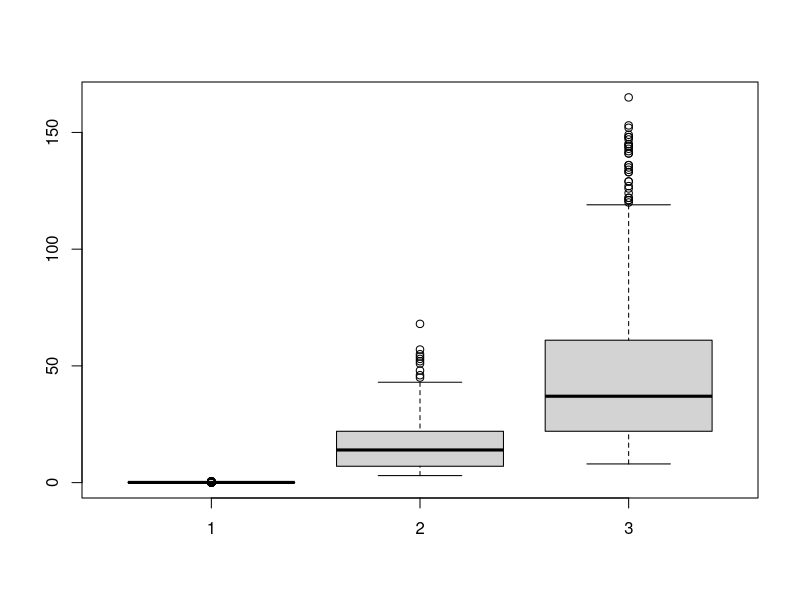
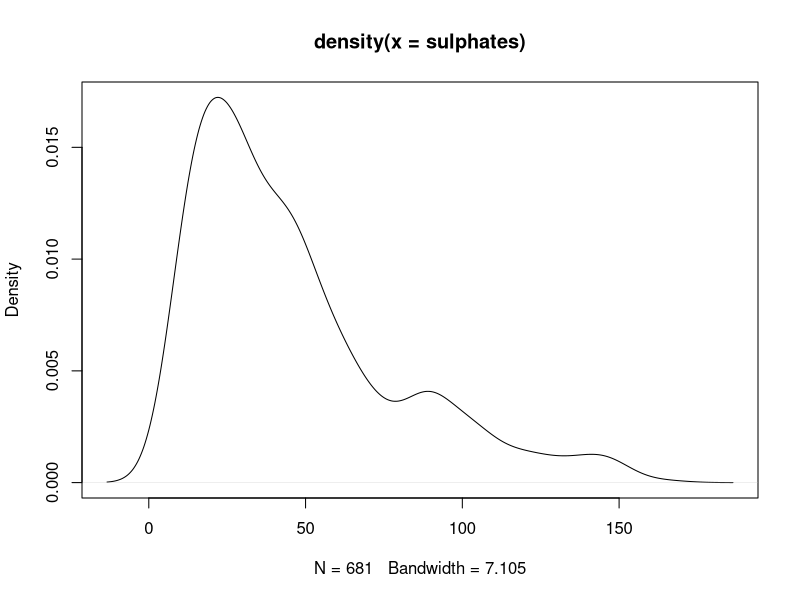
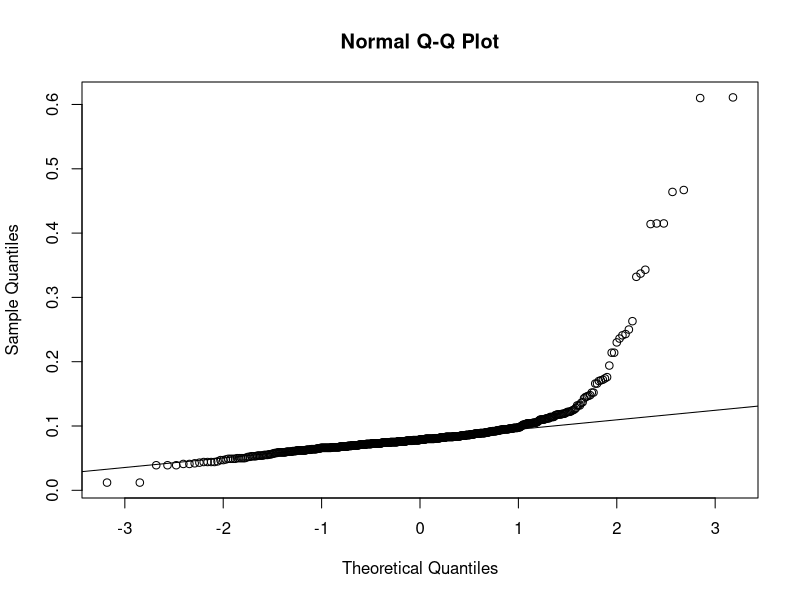

These charts were generated, in order, by the following R code: (Note: this script raises an error after producing the figures.)
# Partie 1 : Analyse 1D


df = read.table("vins.data", header = TRUE)
attach(df)
vins = df

# Question 1 
nrow(df)

# Question 2
boxplot(chlorides, sucre, sulphates)
# on voit que le sulphate est eb plus grande quantité car cest en gramme
# Les cercles sur les schemas représentent les valeurs extrèmes et donc le chloride a des valeurs extreme de petite valeur


# Question 3
plot(density(sulphates))
# On voit qu'un seul pic donc cest pas multimodal

# Question 4 : normalité d'une variable
qqnorm(chlorides) # outil pour voir si les valeurs suivent une loi normale
qqline(chlorides)
# On voit que les points ne suivent pas toujours la ligne donc pas normale

# Autre méthode avec la p-value :
shapiro.test(chlorides) # Si p-value > 0.05 ça suit une loi normale

# Question 5 : variance non corrigée = avec formule de la moyenne sinon corrigée avec 
var_sucre = mean(sucre^2) - mean(sucre)^2

# Question 6
vins_sup13 = df[alcool>13,]
# alcool>13 : on récupère les indices des lignes 
# , : permet de sélectionner toutes les colonnes

# Question 7 : intervalle de confiance
intervalle_confiance(sulphates)
# Borne inférieure: 44.34937 
# Borne supérieure: 48.49645

# Pour vérifier 
# Calculer l'intervalle de confiance à 90%
resultat_test <- t.test(sulphate, conf.level = 0.90)

# Afficher l'intervalle de confiance
print(resultat_test$conf.int)

# Question 8 : Calcul de la p-value voir fonction dans bibliothèque
calculate_p_value(sucre, 15)
0.03207212


# On ne rejette pas H0 car pvaleur > 0.01



# Partie 2 : Analyse 2D
# Question 1 : 
pairs(vins)

# bonne corrélation => droite linéaire 
# mauvaise corrélation => points dispersés
# on retiens sucre et sulphates qui sont corrélées et alcool 

# Valeurs numériques 
cor(vins, method = "pearson") # proche de 1 bonne corrélation

# Question 2 : corrélation significative
cor.test(sulphates, sucre)
# p-value < 0.05 donc la corrélation est significative


# Question 3 : calcul de la valeur observée

correlation = cor(acidite, chlorides, method = 'pearson')
n = nrow(vins)
stat_test = correlation*sqrt(n-2)/sqrt(1 - correlation^2)

# Question 4 : 



# EXERCICE 2 
# Partie 2.1 Analyse 1D

# Question 1 : nombre de films dans le jeux de données
nrow(films)

# Question 2 : Combien de réalisateurs différents sont présents ?
directorf = factor(director)
length(levels(directorf))
# 73

#Question 3 : Visualisez la distribution des cat ́egories de films (genre)
genref = factor(genre)
pie(summary(genref))

# Question 4 : Les donn ́ees remettent-elles en cause l’hypoth`ese H0 d’une proportion de com ́edies  ́egale à 30% dans la population ?
prop.test(sum(genre == "Comedy"), length(genre), 0.3) # On effectue un test de proportion pour savoir si 30% de comedie est envisageable
# p-value = 0.04978 < 0.05 donc on rejette l'hypothèse


# Partie 2 : analyse 2D

# Question 1 : Donnez la table de contingence qui croise les deux variables.
table_g_s = table(as.factor(genre),as.factor(starring))


# Question 2 : Question théorique : indiquez par une formule comment vous pouvez calculer la table de contingence attendue sous hypoth`ese d’ind ́ependance.
table(genre) %*% t(table(starring)) / sum(table(genre, starring))


# Question 3 : 
table = table(starring, genre)
assocplot(table)


# Question 4 : Le lien entre les deux variables est-il fort (=intense) ? Est-il significatif ?
cramer(genre, starring, nrow(films))
#  => 0.2516143 voir tableau de cramer => Donc on a une intensité moyenne et non intense entre les variables

